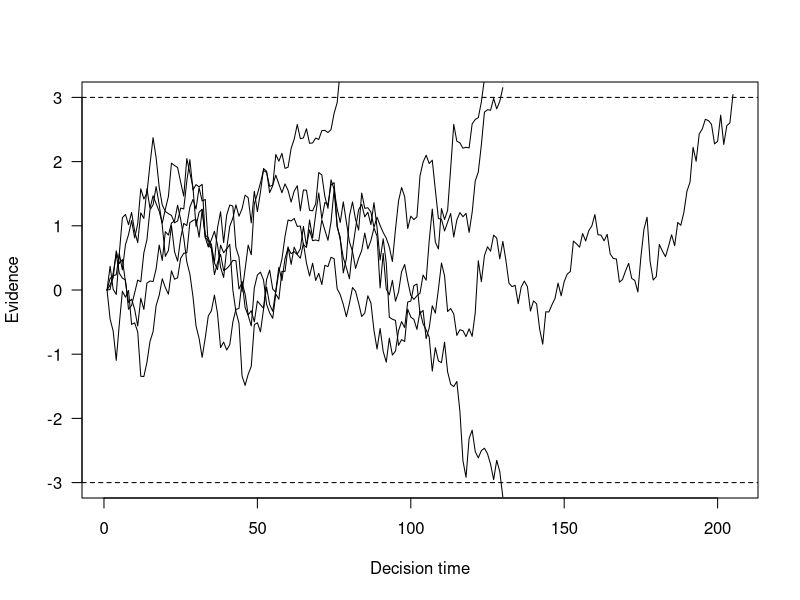
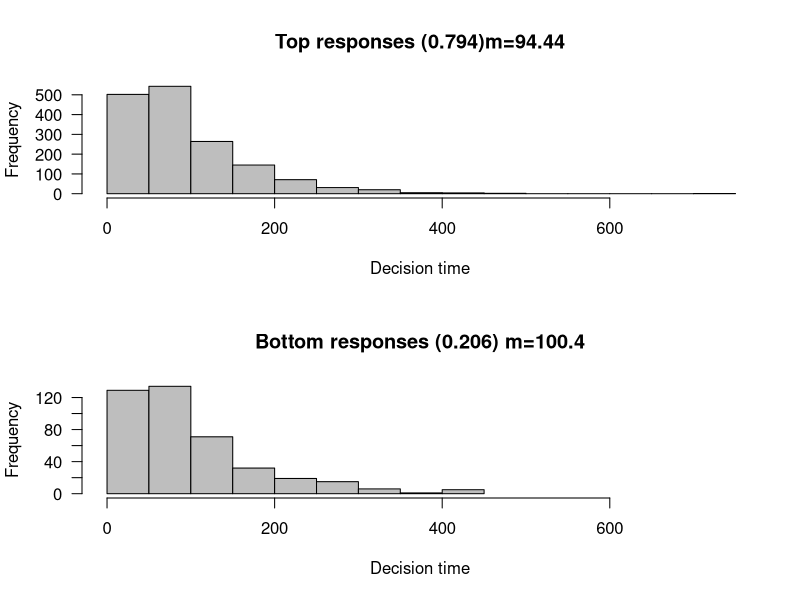

R code for these plots, in order:
# random-walk model 
nreps <- 2000    # number of trials
nsamples <- 2000  # samples to collect evidence for each decision

drift <- 0.02        # noninformative stimulus 
sdrw <- 0.3          # s.t.d in the evidence
criterion <- 3      # distance between boundary and baseline

latencies <- rep (0, nreps)  # a vector to store the simulated response latencies
responses <- rep (0, nreps)  # a vector to store the simulated responses

evidence <- matrix (0, nreps, nsamples+1)  # a matrix to store the evidence for each response

for (i in c(1:nreps)) {
  evidence[i ,] <- cumsum ( c ( 0 , rnorm ( nsamples , drift , sdrw ) ) )
  p <- which ( abs (evidence[i, ] ) >= criterion) [1]   # find the first evidence bigger than criterion
  responses[i] <- sign (evidence[i,p])    # responses: positive (left) or negative (right)
  latencies[i] <- p                       # response latency
}


## plot up to 5 random-walk paths 
par(mfrow=c(1 , 1)) 
tbpn <- min(nreps, 5)
plot(1:max(latencies[1:tbpn])+10, type='n', las = 1,
     ylim = c(-criterion, criterion),
     ylab = 'Evidence', xlab='Decision time') 
for (i in c(1:tbpn)){
  lines(evidence[i, 1:(latencies[i])])
}
abline(h=c(criterion, -criterion), lty='dashed')


## plot histograms of latencies 
par(mfrow=c(2 , 1))   # to set graphical parameters (2 subplot)
toprt <- latencies[responses>0]   # response time for the left response
topprop <- length(toprt)/nreps    # probability to choose the left response
hist(toprt, col='gray',
     xlab='Decision time', xlim=c(0,max(latencies)),
     main=paste('Top responses (', as.numeric(topprop),')m=', as.character(signif(mean(toprt),4)),
                 sep=''),las=1)   # plot the historgram

botrt <- latencies[responses<0]
botprop <- length(botrt)/nreps
hist(botrt,col="gray",
     xlab="Decision time",xlim=c(0,max(latencies)),
     main=paste("Bottom responses (",as.numeric(botprop),
                ") m=",as.character(signif(mean(botrt),4)),
                sep=""),las=1)

